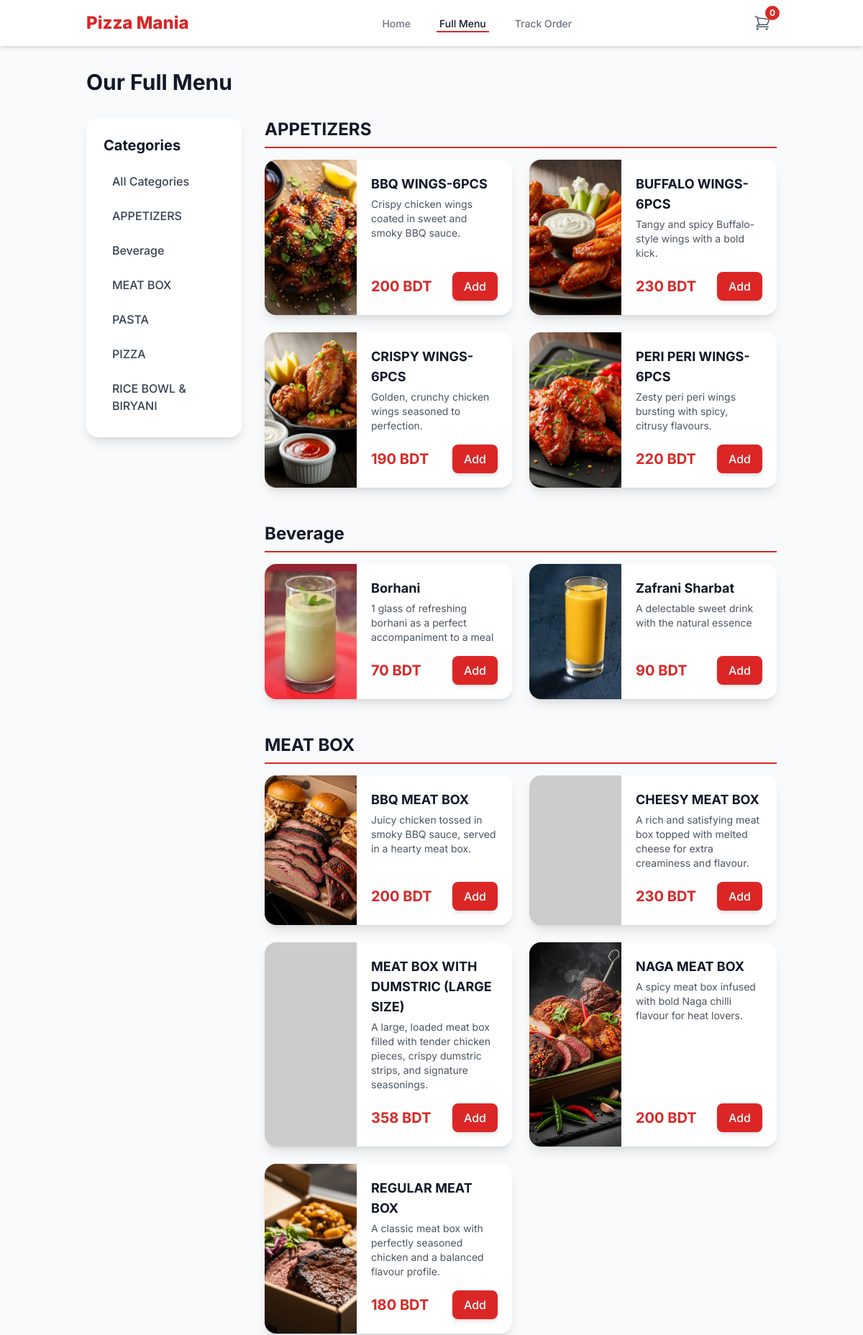
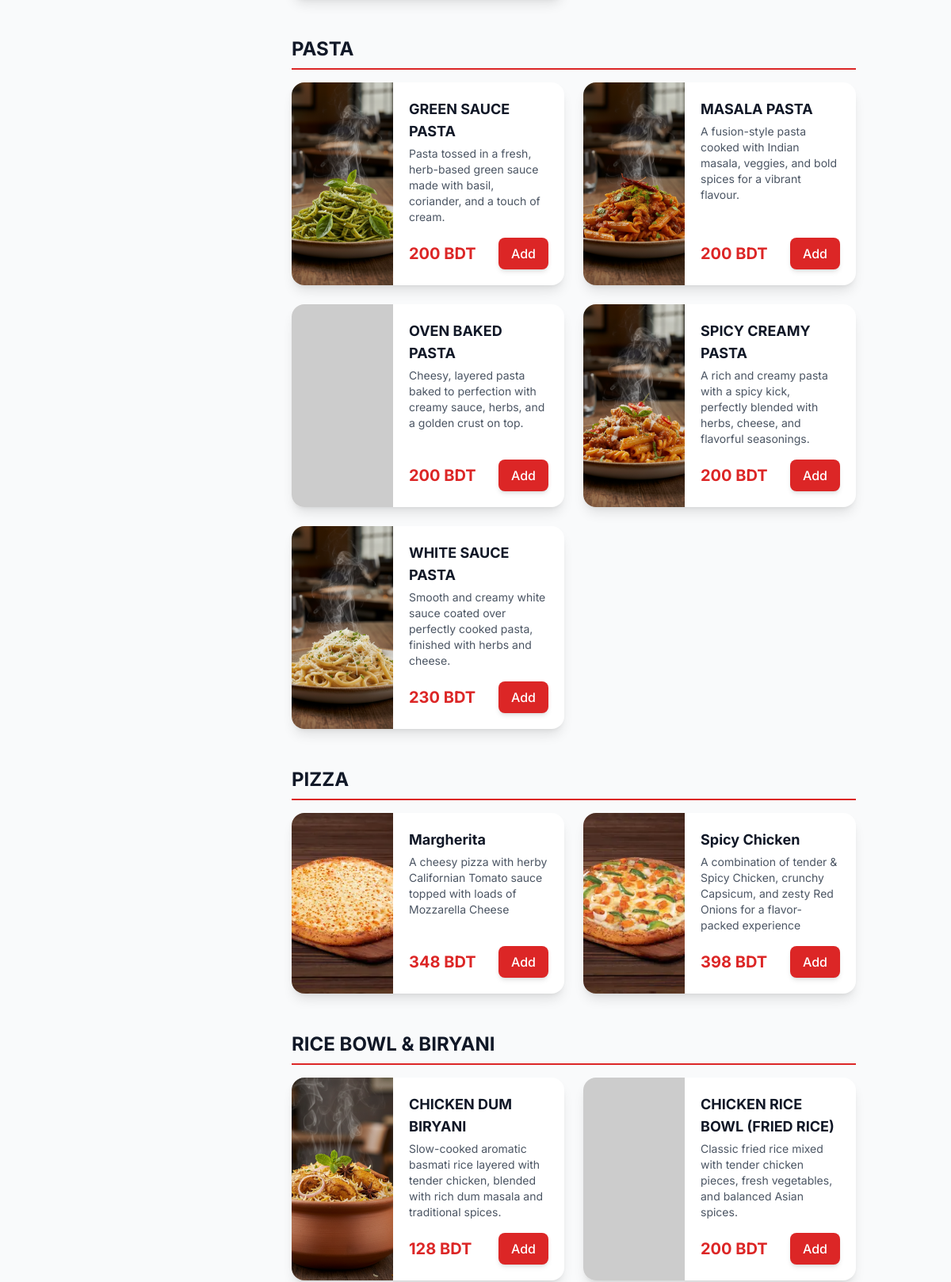
Page /menu.php (upper part) on the committed database (2 pictures, top to bottom).
### tables this page shows
CREATE TABLE IF NOT EXISTS `categories` (
  `id` int NOT NULL AUTO_INCREMENT,
  `name` varchar(100) NOT NULL,
  `description` text,
  `image` varchar(255) DEFAULT NULL,
  `svg_icon` text,
  `is_visible` tinyint(1) NOT NULL DEFAULT '1',
  PRIMARY KEY (`id`)
);

CREATE TABLE IF NOT EXISTS `menu_items` (
  `id` int NOT NULL AUTO_INCREMENT,
  `category_id` int NOT NULL,
  `name` varchar(150) NOT NULL,
  `description` text,
  `price` decimal(10,0) NOT NULL,
  `image` varchar(255) DEFAULT NULL,
  `is_available` tinyint(1) NOT NULL DEFAULT '1',
  `is_featured` tinyint(1) NOT NULL DEFAULT '0',
  PRIMARY KEY (`id`),
  KEY `category_id` (`category_id`)
);

### config.php (called while the page is built, shortened)
<?php
$db = new mysqli(DB_HOST, DB_USER, DB_PASS, DB_NAME);
$db->set_charset("utf8mb4");
$settings = [];
$settings_query = $db->query("SELECT setting_key, setting_value FROM site_settings");
if ($settings_query) {
    while ($row = $settings_query->fetch_assoc()) {
        $settings[$row['setting_key']] = $row['setting_value'];
    }
} else {
    die("Error: Could not load site settings from database.");
}
function e($data) {
    return htmlspecialchars($data ?? '', ENT_QUOTES, 'UTF-8');
}
?>

### menu.php (the view, shortened to what this page needs)
<?php
require_once('includes/header.php');
function calculate_discounted_price($original_price, $settings) {
    if (empty($settings['global_discount_active']) || $settings['global_discount_active'] == '0' || empty($settings['global_discount_value']) || $settings['global_discount_value'] <= 0) {
        return $original_price;
    }
    $new_price = $original_price;
    return ($new_price > 0) ? $new_price : 0;
}
$page_heading = 'Our Full Menu';
$categories = [];
$sql_cat = "SELECT id, name FROM categories WHERE is_visible = 1 ORDER BY name ASC";
$result_cat = $db->query($sql_cat);
if ($result_cat) {
    while ($row = $result_cat->fetch_assoc()) {
        $categories[] = $row;
    }
}
$menu = [];
$sql_menu = "SELECT
                c.id as category_id,
                c.name as category_name,
                m.id as item_id,
                m.name as item_name,
                m.description as item_description,
                m.price as item_price,
                m.image as item_image
             FROM menu_items m
             JOIN categories c ON m.category_id = c.id
             WHERE m.is_available = 1 AND c.is_visible = 1";
$sql_menu .= " ORDER BY c.name ASC, m.name ASC";
$result_menu = $db->query($sql_menu);
if ($result_menu) {
    while ($row = $result_menu->fetch_assoc()) {
        $original_price = (float)$row['item_price'];
        $discounted_price = calculate_discounted_price($original_price, $settings);
        $row['original_price'] = $original_price;
        $row['item_price'] = $discounted_price;
        $row['has_discount'] = ($discounted_price < $original_price);
        $menu[$row['category_name']][] = $row;
    }
}
?>
<h1 id="menu-heading" class="text-3xl font-bold text-gray-900 mb-8"><?php echo e($page_heading); ?></h1>
<div class="grid grid-cols-1 lg:grid-cols-4 gap-8">
    <aside class="lg:col-span-1">
        <div class="bg-white p-6 rounded-2xl shadow-lg sticky top-24">
            <h2 class="text-xl font-bold text-gray-900 mb-4">Categories</h2>
            <ul class="space-y-2">
                <li>
                    <a href="#menu-heading" class="block px-3 py-2 rounded-lg font-medium text-gray-700 hover:bg-gray-100">
                        All Categories
                    </a>
                </li>
                <?php foreach ($categories as $category): ?>
                <li>
                    <a href="#category-<?php echo e($category['id']); ?>" class="block px-3 py-2 rounded-lg font-medium text-gray-700 hover:bg-gray-100">
                        <?php echo e($category['name']); ?>
                    </a>
                </li>
                <?php endforeach; ?>
            </ul>
        </div>
    </aside>
    <div class="lg:col-span-3 space-y-12">
        <?php if (empty($menu)): ?>
            <div class="bg-white p-8 rounded-2xl shadow-lg text-center">
                <h3 class="text-xl font-bold text-gray-900">No Items Found</h3>
                <p class="text-gray-600 mt-2">
                    Our menu is currently empty. Please check back later!
                </p>
            </div>
        <?php else: ?>
            <?php foreach ($menu as $category_name => $items): ?>
                <section id="category-<?php echo e($items[0]['category_id']); ?>">
                    <h2 class="text-2xl font-bold text-gray-900 mb-4 pb-2 border-b-2 border-brand-red">
                        <?php echo e($category_name); ?>
                    </h2>
                    <div class="grid grid-cols-1 md:grid-cols-2 gap-6">
                        <?php foreach ($items as $item): ?>
                            <div id="item-<?php echo e($item['item_id']); ?>" class="bg-white rounded-2xl shadow-lg overflow-hidden flex">
                                <img
                                    src="<?php echo e(BASE_URL . ($item['item_image'] ?? 'https://placehold.co/150x150/EFEFEF/AAAAAA?text=No+Image')); ?>"
                                    alt="<?php echo e($item['item_name']); ?>"
                                    class="w-32 h-full object-cover"
                                    onerror="this.src='https://placehold.co/150x150/EFEFEF/AAAAAA?text=No+Image'"
                                >
                                <div class="p-5 flex flex-col justify-between w-full">
                                    <div>
                                        <h3 class="text-lg font-bold text-gray-900"><?php echo e($item['item_name']); ?></h3>
                                        <p class="text-sm text-gray-600 mt-1"><?php echo e($item['item_description']); ?></p>
                                    </div>
                                    <div class="flex justify-between items-center mt-4">
                                        <span class="text-xl font-bold text-brand-red">
                                            <?php if ($item['has_discount']): ?>
                                                <?php echo e(number_format($item['item_price'], 0)); ?> BDT
                                                <span class="text-sm text-gray-500 line-through ml-1"><?php echo e(number_format($item['original_price'], 0)); ?></span>
                                            <?php else: ?>
                                                <?php echo e(number_format($item['item_price'], 0)); ?> BDT
                                            <?php endif; ?>
                                        </span>
                                        <button
                                            onclick="openItemModal(<?php echo e($item['item_id']); ?>, '<?php echo e(addslashes($item['item_name'])); ?>', <?php echo e($item['item_price']); ?>)"
                                            class="px-4 py-2 bg-brand-red text-white font-medium rounded-lg shadow-md hover:bg-red-700 transition-all transform hover:scale-105 <?php echo ($store_is_open == '0') ? 'hidden' : ''; ?>">
                                            Add
                                        </button>
                                    </div>
                                </div>
                            </div>
                        <?php endforeach; ?>
                    </div>
                </section>
            <?php endforeach; ?>
        <?php endif; ?>
    </div>
</div>
<?php
require_once('includes/footer.php');
?>

### includes/header.php (style rules this page uses)
html { scroll-behavior: smooth; }

### rows in the picture
categories: name "APPETIZERS"
categories: name "Beverage"
categories: name "MEAT BOX"
categories: name "PASTA"
categories: name "PIZZA"
categories: name "RICE BOWL & BIRYANI"
menu_items: category_name "APPETIZERS", image (picture), name "BBQ WINGS-6PCS", description "Crispy chicken wings coated in sweet and smoky BBQ sauce.", price "200"
menu_items: image (picture), name "BUFFALO WINGS-6PCS", description "Tangy and spicy Buffalo-style wings with a bold kick.", price "230"
menu_items: image (picture), name "CRISPY WINGS-6PCS", description "Golden, crunchy chicken wings seasoned to perfection.", price "190"
menu_items: image (picture), name "PERI PERI WINGS-6PCS", description "Zesty peri peri wings bursting with spicy, citrusy flavours.", price "220"
menu_items: category_name "Beverage", image (picture), name "Borhani", description "1 glass of refreshing borhani as a perfect accompaniment to a meal", price "70"
menu_items: image (picture), name "Zafrani Sharbat", description "A delectable sweet drink with the natural essence", price "90"
menu_items: category_name "MEAT BOX", image (picture), name "BBQ MEAT BOX", description "Juicy chicken tossed in smoky BBQ sauce, served in a hearty meat box.", price "200"
menu_items: name "CHEESY MEAT BOX", description "A rich and satisfying meat box topped with melted cheese for extra creaminess and flavour.", price "230"
menu_items: name "MEAT BOX WITH DUMSTRIC (LARGE SIZE)", description "A large, loaded meat box filled with tender chicken pieces, crispy dumstric strips, and signature seasonings.", price "358"
menu_items: image (picture), name "NAGA MEAT BOX", description "A spicy meat box infused with bold Naga chilli flavour for heat lovers.", price "200"
menu_items: image (picture), name "REGULAR MEAT BOX", description "A classic meat box with perfectly seasoned chicken and a balanced flavour profile.", price "180"
menu_items: category_name "PASTA", image (picture), name "GREEN SAUCE PASTA", description "Pasta tossed in a fresh, herb-based green sauce made with basil, coriander, and a touch of cream.", price "200"
menu_items: image (picture), name "MASALA PASTA", description "A fusion-style pasta cooked with Indian masala, veggies, and bold spices for a vibrant flavour.", price "200"
menu_items: name "OVEN BAKED PASTA", description "Cheesy, layered pasta baked to perfection with creamy sauce, herbs, and a golden crust on top.", price "200"
menu_items: image (picture), name "SPICY CREAMY PASTA", description "A rich and creamy pasta with a spicy kick, perfectly blended with herbs, cheese, and flavorful seasonings.", price "200"
menu_items: image (picture), name "WHITE SAUCE PASTA", description "Smooth and creamy white sauce coated over perfectly cooked pasta, finished with herbs and cheese.", price "230"
menu_items: category_name "PIZZA", image (picture), name "Margherita", description "A cheesy pizza with herby Californian Tomato sauce topped with loads of Mozzarella Cheese", price "348"
menu_items: image (picture), name "Spicy Chicken", description "A combination of tender & Spicy Chicken, crunchy Capsicum, and zesty Red Onions for a flavor-packed experience", price "398"
menu_items: category_name "RICE BOWL & BIRYANI", image (picture), name "CHICKEN DUM BIRYANI", description "Slow-cooked aromatic basmati rice layered with tender chicken, blended with rich dum masala and traditional spices.", price "128"
menu_items: name "CHICKEN RICE BOWL (FRIED RICE)", description "Classic fried rice mixed with tender chicken pieces, fresh vegetables, and balanced Asian spices.", price "200"

### other values in the picture
$settings['store_name'] "Pizza Mania"
$cart_count "0"
$page_heading "Our Full Menu"
